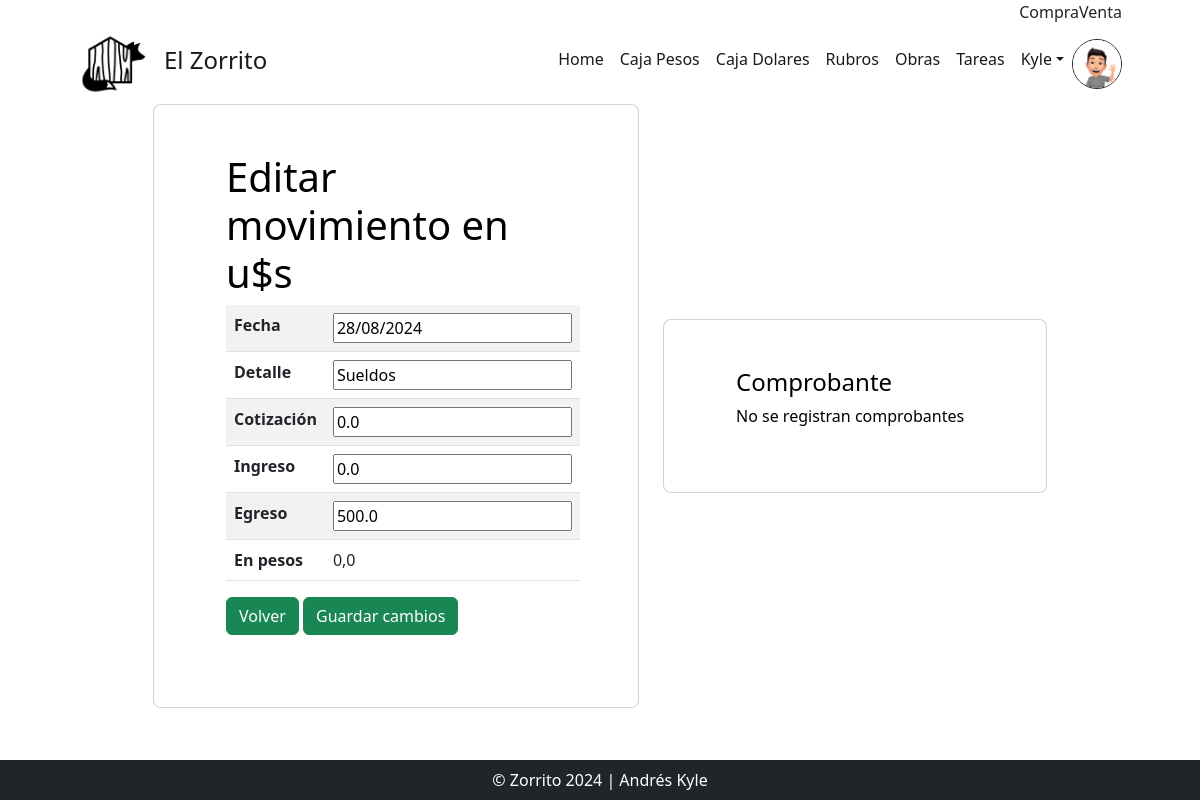
The app's page /dolares_update/4/ (signed in), older data.
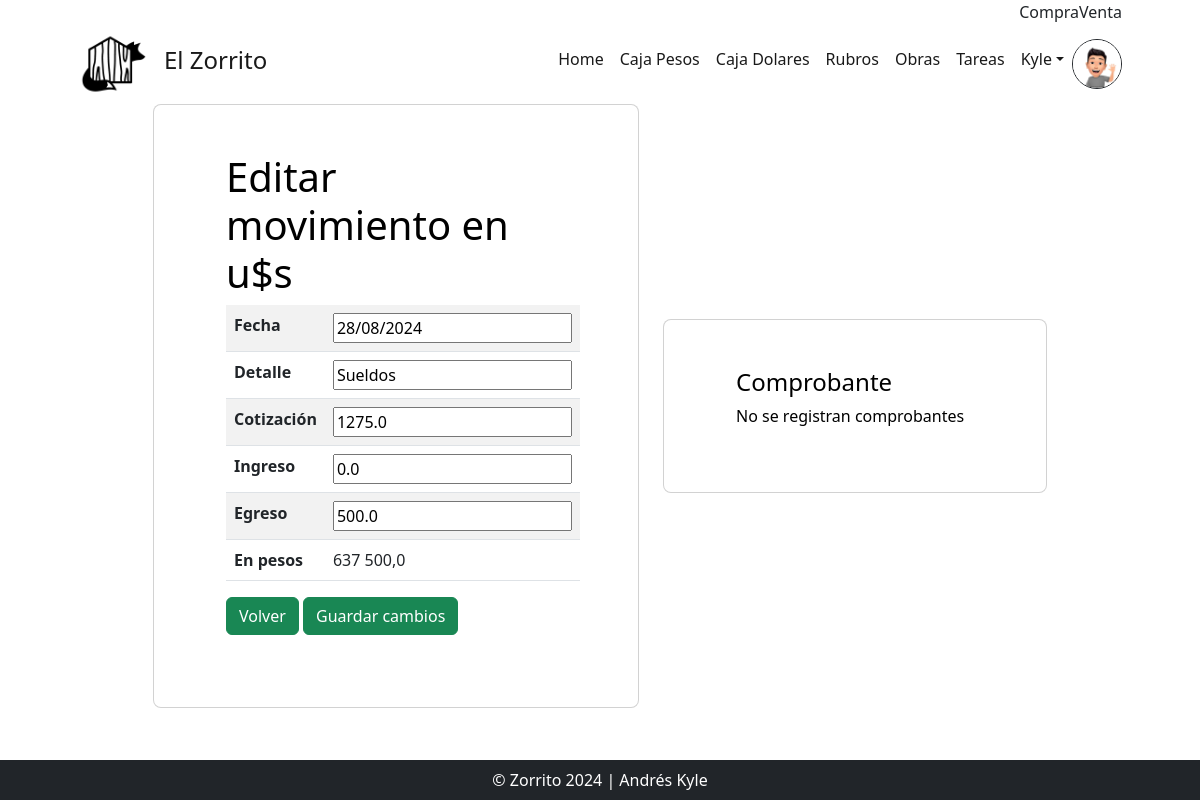
The same page, newer data.
### AppZorro/models.py (models this page shows)
class CajaDolares(models.Model):
    fecha = models.DateField(default=date.today)
    detalle = models.CharField(max_length=60)
    es_cambio = models.BooleanField(default=True)
    ingreso = models.FloatField(default=0)
    egreso = models.FloatField(default=0)
    cotiza = models.FloatField(default=DolarBlue.compra())
    obra = models.ForeignKey(Obra, null=True, on_delete=models.RESTRICT)
    autor = models.ForeignKey(settings.AUTH_USER_MODEL, on_delete=models.RESTRICT, null=True, blank=True, editable=False)
    action_time = models.DateTimeField(auto_now=True, editable=False)
    conecta = models.OneToOneField(CajaPesos, null=True, blank=True, on_delete=models.CASCADE)

### AppZorro/views.py (the view, shortened to what this page needs)
# urls.py: path("dolares_update/<int:pk>/", views.DolaresUpdateView.as_view(), name="EditarDolares"),
class DolaresUpdateView(LoginRequiredMixin, UpdateView):
    model = CajaDolares
    success_url = reverse_lazy("Dolares")
    fields = ['fecha', 'detalle', 'cotiza', 'ingreso', 'egreso']
    template_name = "AppZorro/CajaDolares_update.html"
    def get(self, request, *args, **kwargs):
        self.object = self.get_object()
        context = self.get_context_data(object=self.object)
        context['en_pesos'] = (self.object.ingreso + self.object.egreso) * self.object.cotiza
        return self.render_to_response(context)

### AppZorro/templates/AppZorro/CajaDolares_update.html (shortened to what this page needs)
{% extends 'AppZorro/base.html' %}
{% load static %}
{% block main %}
<div id="todo" class="row d-flex justify-content-center align-items-center h-100">
    <div class="col-xl-5">
        <div class="card rounded-3 text-black">
            <div class="card-body p-md-5 mx-md-4">
                <h3 class="display-6">Editar movimiento en u$s</h3>
                <form action="" method="POST" enctype="multipart/form-data">
                    <div data-mdb-input-init class="form-outline mb-4">
                        <table class="table table-striped">
                            <tbody>
                                <tr>
                                    <th scope="row">{{ form.fecha.label }}</th>
                                    <td>{{ form.fecha }}</td>
                                </tr>
                                <tr>
                                    <th scope="row">{{ form.detalle.label }}</th>
                                    {% if object.es_cambio == True %}
                                    <td>{{ form.detalle }}</td>
                                    {% else %}
                                    <td>{{ form.detalle }}</td>
                                    {% endif %}
                                </tr>
                                <tr>
                                    <th scope="row">Cotización</th>
                                    <td>{{ form.cotiza }}</td>
                                </tr>
                                <tr>
                                    <th scope="row">{{ form.ingreso.label }}</th>
                                    <td>{{ form.ingreso }}</td>
                                </tr>
                                <tr>
                                    <th scope="row">{{ form.egreso.label }}</th>
                                    <td>{{ form.egreso }}</td>
                                </tr>
                                <tr>
                                    <th scope="row">En pesos</th>
                                    <td>{{ en_pesos }}</td>
                                </tr>
                            </tbody>
                        </table>
                        <a class="btn btn-success btn-me" href="{% url 'Dolares' %}">Volver</a>
                        <input class="btn btn-success btn-me" type="submit" value="Guardar cambios">
                    </div>
                </form>
            </div>
        </div>
    </div>
    <div class="col-xl-4">
        <div class="card rounded-3 text-black">
            <div class="card-body p-md-5 mx-md-4">
                <h4 >Comprobante</h4>
                  {% if object.comprobante %}
                  <img src="{{object.comprobante.url}}" alt="" class="img-fluid"">
                  {% else %}
                    <p>No se registran comprobantes</p>
                  {% endif %}
            </div>
        </div>
    </div>
</div>
{% endblock main %}

Row changes from the older to the newer data that the page shows:
changed CajaDolares "Sueldos": cotiza "0.0" → "1275.0"
Text that changed along with them:
{{ en_pesos }}: "0,0" → "637 500,0"
